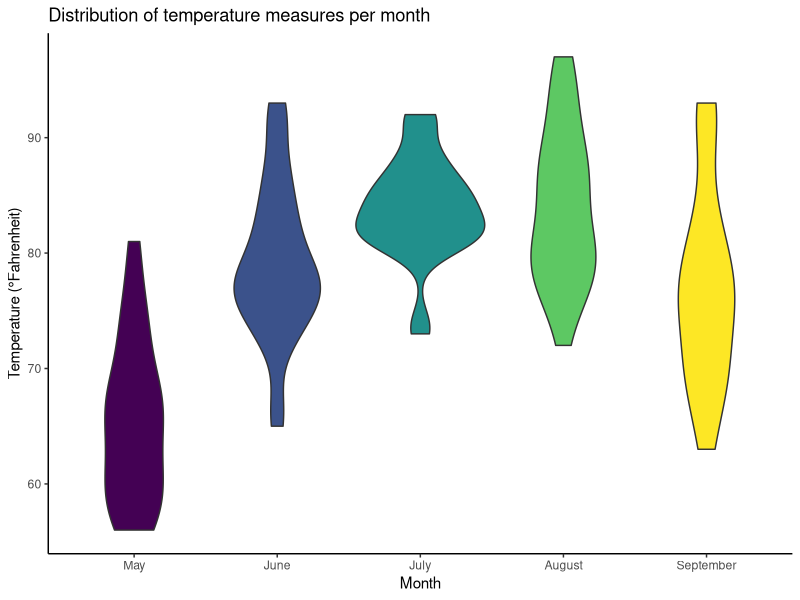
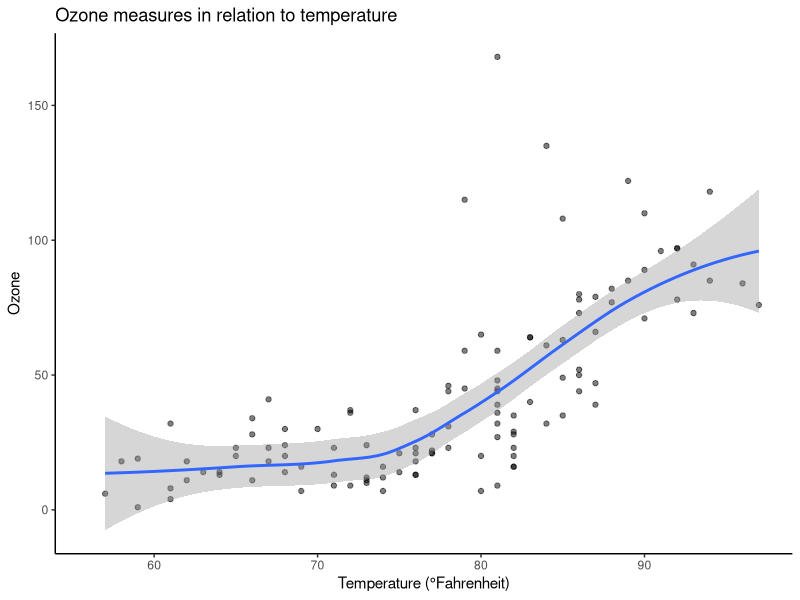
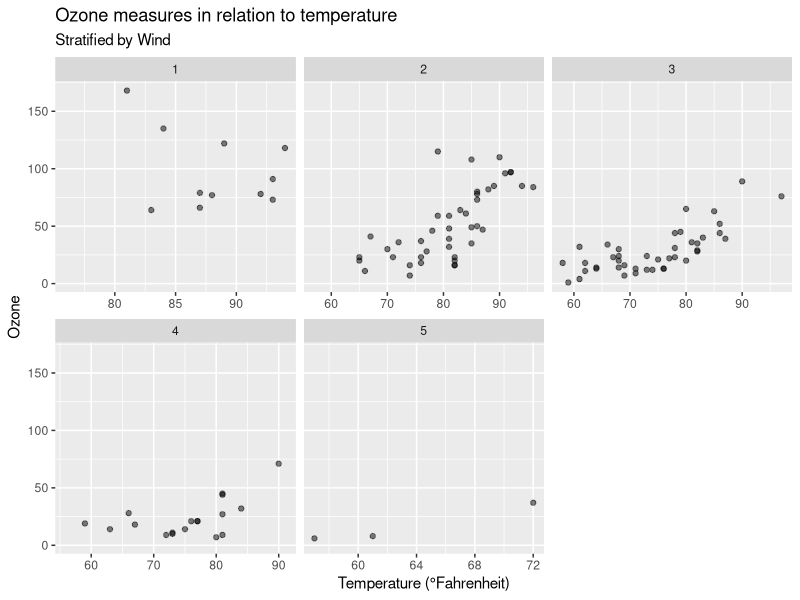
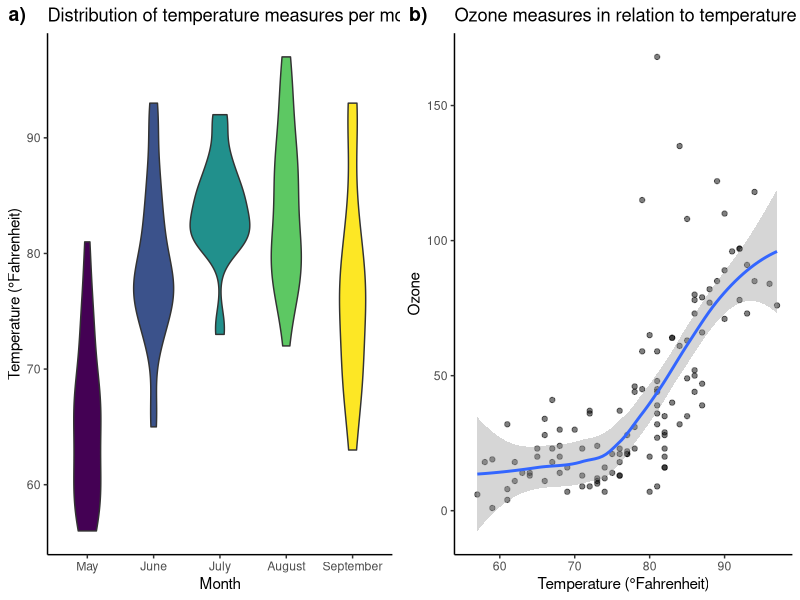

Reproduce these figures in R, in order.
library(tidyverse)
library(ggpubr)
#install.packages("ggpubr")

# Today we use the R-package viridis with provides colorblind-friendly 
# color scale. Please load it into the environment. (If needed, install first)
#install.packages("viridis")
library(viridis)

# R provides built-in datasets which can be loaded and used to practice
# You can take a look at all available datasets with this command: 

help(package="datasets")

# Let's load the dataset "airquality" for our tidyverse warm-up exercise
# The "airquality" dataset provides New York Air quality measurements from May - September 
# for a specific year. 

data("airquality")

# Notice that "airquality" is immediately available in the environment 
# You should not use an assignment operator to load the built-in dataset into the environment. 

airquality$Month <- as.factor(airquality$Month)
levels(airquality$Month) <- c("May", "June", "July", "August", "September")


# Create a figure displaying the distribution of temperature measures
# for each month in a violin plot. Add axis labels and a title as well
# by using the labs command. Save the plot as fig1 

fig1 <- 
  ggplot(data = airquality) + 
  geom_violin(aes(x = Month, y = Temp, fill = Month))+
  labs(title = "Distribution of temperature measures per month", 
       x = "Month", 
       y = "Temperature (°Fahrenheit)")+ 
  scale_fill_viridis(discrete = TRUE)+ 
  theme_classic()+
  theme(legend.position = "none") # removes the legend for fill 

plot(fig1)


# Now we would like to explore the relationship between temperature 
# and ozone measures. Create a scatter plot using geom_point() and 
# add a smoother with stat_smooth 
# Save the figure as fig2 

fig2 <- 
  ggplot(data = airquality) + 
  geom_point(aes(x = Temp, y = Ozone), 
             alpha = 0.5)+ # adjust opacity with alpha to improve visibility
  stat_smooth(aes(x = Temp, y = Ozone), method = "loess")+ 
  labs(title = "Ozone measures in relation to temperature", 
       x = "Temperature (°Fahrenheit)", 
       y = "Ozone")+
  theme_classic()

plot(fig2)


# As a last warm-up exercise we want to look 
# at the relationship between Temperature and Ozone 
# stratified by Wind measure. To accomplish this
# we use the command findInterval, and apply 
# it over a sequence of values from the minimal to maximal temperature 
# measures 

min(airquality$Wind)
max(airquality$Wind)
findInterval(airquality$Wind, seq(1.7, 20.7, 4))
# bins 1 - 5 were created for the values of Wind 

# We add the binned Wind measures to the dataframe 
airquality$Wind_bin <- findInterval(airquality$Wind, seq(1.7, 20.7, 4))


# Now create a scatter plot stratified by the binned values of Wind 
# with the help of facet_wrap()
# Save as fig3.  
fig3 <- 
  ggplot(data = airquality) + 
  facet_wrap(~ Wind_bin, 
             scales = "free_x")+ # has to be added so that all x-axis values are displayed
  geom_point(aes(x = Temp, y = Ozone), 
                alpha = 0.5)+
  labs(title = "Ozone measures in relation to temperature",
       subtitle =  "Stratified by Wind",
       x = "Temperature (°Fahrenheit)", 
       y = "Ozone")

plot(fig3)


# You can then choose to combine figure with 
# ggarrange() from ggpubr package 
ggpubr::ggarrange(fig1, fig2, 
                  nrow = 1, 
                  labels = c("a)", "b)")) 

                  